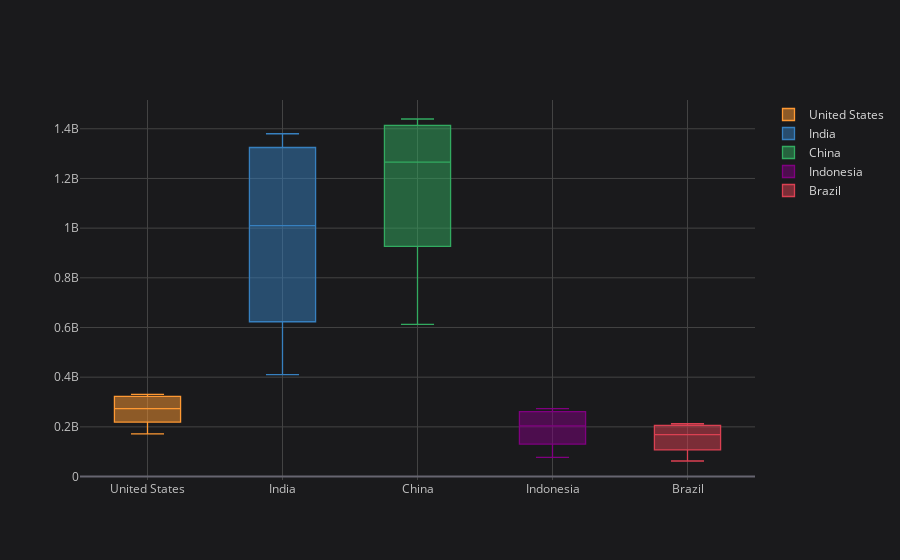

Notebook source saved alongside this figure:
### Markdown cell above
# Boxplot

### Code cell
df.iplot(kind='box')

### Figure 1 — Plotly figure (JSON) as saved in the notebook; plotly's stock layout.template omitted (floating-point values rounded to 4 significant figures)
{"data": [{"boxpoints": false, "line": {"width": 1.3}, "marker": {"color": "rgba(255, 153, 51, 1.0)"}, "name": "United States", "orientation": "v", "type": "box", "y": [171685336, 186720571, 199733676, 209513341, 219081251, 229476354, 240499825, 252120309, 265163745, 281710909, 294993511, 309011475, 320878310, 323015995, 325084756, 327096265, 329064917, 331002651]}, {"boxpoints": false, "line": {"width": 1.3}, "marker": {"color": "rgba(55, 128, 191, 1.0)"}, "name": "India", "orientation": "v", "type": "box", "y": [409880595, 450547679, 499123324, 555189792, 623102897, 698952844, 784360008, 873277798, 963922588, 1056575549, 1147609927, 1234281170, 1310152403, 1324517249, 1338676785, 1352642280, 1366417754, 1380004385]}, {"boxpoints": false, "line": {"width": 1.3}, "marker": {"color": "rgba(50, 171, 96, 1.0)"}, "name": "China", "orientation": "v", "type": "box", "y": [612241554, 660408056, 724218968, 827601394, 926240885, 1000089235, 1075589361, 1176883674, 1240920535, 1290550765, 1330776380, 1368810615, 1406847870, 1414049351, 1421021791, 1427647786, 1433783686, 1439323776]}, {"boxpoints": false, "line": {"width": 1.3}, "marker": {"color": "rgba(128, 0, 128, 1.0)"}, "name": "Indonesia", "orientation": "v", "type": "box", "y": [77273425, 87751068, 100267062, 114793178, 130680727, 147447836, 164982451, 181413402, 196934260, 211513823, 226289470, 241834215, 258383256, 261556381, 264650963, 267670543, 270625568, 273523615]}, {"boxpoints": false, "line": {"width": 1.3}, "marker": {"color": "rgba(219, 64, 82, 1.0)"}, "name": "Brazil", "orientation": "v", "type": "box", "y": [62533919, 72179226, 83373530, 95113265, 107216205, 120694009, 135274080, 149003223, 162019896, 174790340, 186127103, 195713635, 204471769, 206163053, 207833823, 209469323, 211049527, 212559417]}], "layout": {"legend": {"bgcolor": "#1A1A1C", "font": {"color": "#D9D9D9"}}, "paper_bgcolor": "#1A1A1C", "plot_bgcolor": "#1A1A1C", "title": {"font": {"color": "#D9D9D9"}}, "xaxis": {"gridcolor": "#434343", "showgrid": true, "tickfont": {"color": "#C2C2C2"}, "title": {"font": {"color": "#D9D9D9"}, "text": ""}, "zerolinecolor": "#666570"}, "yaxis": {"gridcolor": "#434343", "showgrid": true, "tickfont": {"color": "#C2C2C2"}, "title": {"font": {"color": "#D9D9D9"}, "text": ""}, "zerolinecolor": "#666570"}}}
